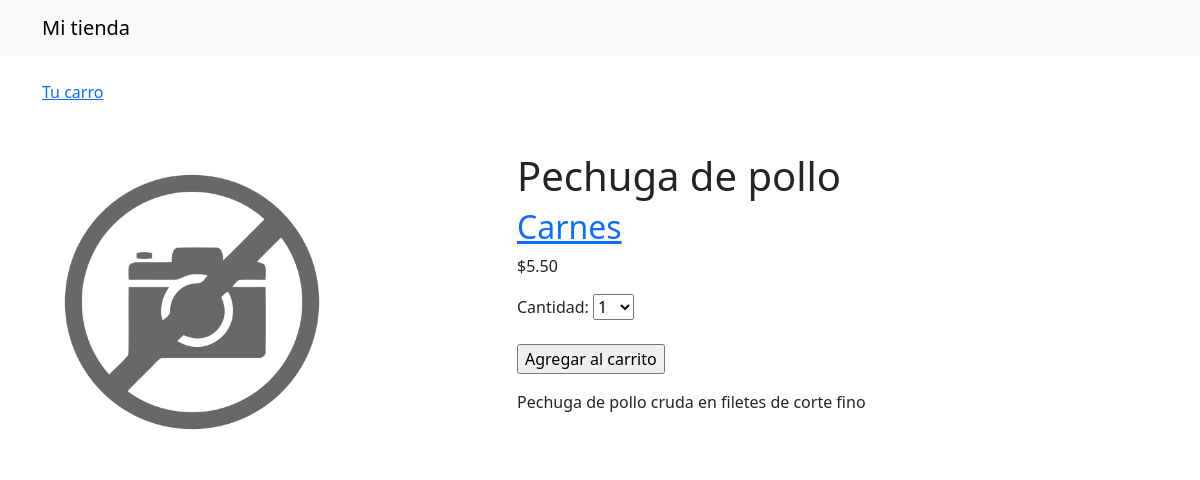
Screenshot of /2/pechuga-de-pollo/ with the database file from the repository.
### mitienda/models.py (models this page shows, shortened)
class Products(models.Model):
    category = models.ForeignKey(Category,
                                related_name='products',
                                on_delete=models.CASCADE) #Al eliminar la categoria se eliminaran sus productos tambien (cascada)
    name = models.CharField(max_length=200)
    slug = models.SlugField(max_length=200)
    image = models.ImageField(upload_to='products/%Y/%m/%d', blank=True)
    description = models.TextField(blank=True)
    price = models.DecimalField(max_digits=5, decimal_places=2)
    available=models.BooleanField(default=True)
    created = models.DateTimeField(auto_now=True)
    updated = models.DateTimeField(auto_now=True)
    class Meta:
        ordering=['name']

class Category(models.Model):
    name = models.CharField(max_length=200)
    slug = models.SlugField(max_length=200)
    class Meta:
        ordering=['name']
        indexes = [
            models.Index(fields=['name'])
        ]
    def __str__(self):
        return self.name
    def get_absolute_url(self):
        return reverse("tienda:product_list_category", args=[self.slug])

### mitienda/views.py (the view)
# urls.py: path('<int:id>/<slug:slug>/', views.product_detail, name='product_detail')
def product_detail(request, id, slug):
    product = get_object_or_404(Products, id=id, slug=slug, available=True)
    cart_product_form = CartAddProductForm()
    return render(request, 'tienda/product/detail.html', {'product':product, 'cart_product_form':cart_product_form})

### cart/forms.py
class CartAddProductForm(forms.Form):
    cantidad = forms.TypedChoiceField(choices=PRODUCT_QUANTITY_CHOICES,
                                     coerce=int)
    override = forms.BooleanField(required=False, initial=False, widget=forms.HiddenInput)

### mitienda/templates/tienda/product/detail.html (shortened to what this page needs)
{% extends "tienda/base.html" %}
{% load static %}
{% block content %}
  <div class="container mt-5 mb-5">
    <div class="row">
      <div class="col-md-5">
        <img src="{% if product.image %}{{ product.image.url }}{% else %}{% static 'img/no_image.png' %}{% endif %}" class="img-fluid" alt="{{ product.name }}" style="max-width: 300px;">
      </div>
      <div class="col-md-6">
        <h1>{{ product.name }}</h1>
        <h2>
          <a href="{{ product.category.get_absolute_url }}">
            {{ product.category }}
          </a>
        </h2>
        <p class="price">${{ product.price }}</p>
        <form action="{% url 'cart:cart_add' product.id %}" method="post">
          {{ cart_product_form }}
          <br>
          <input type="submit" value="Agregar al carrito">
        </form>
        <p>{{ product.description|linebreaks }}</p>
      </div>
    </div>
  </div>
{% endblock %}

### rows the page displays
Products: name "Pechuga de pollo", category "Carnes", price "5.50", description "Pechuga de pollo cruda en filetes de corte fino"
